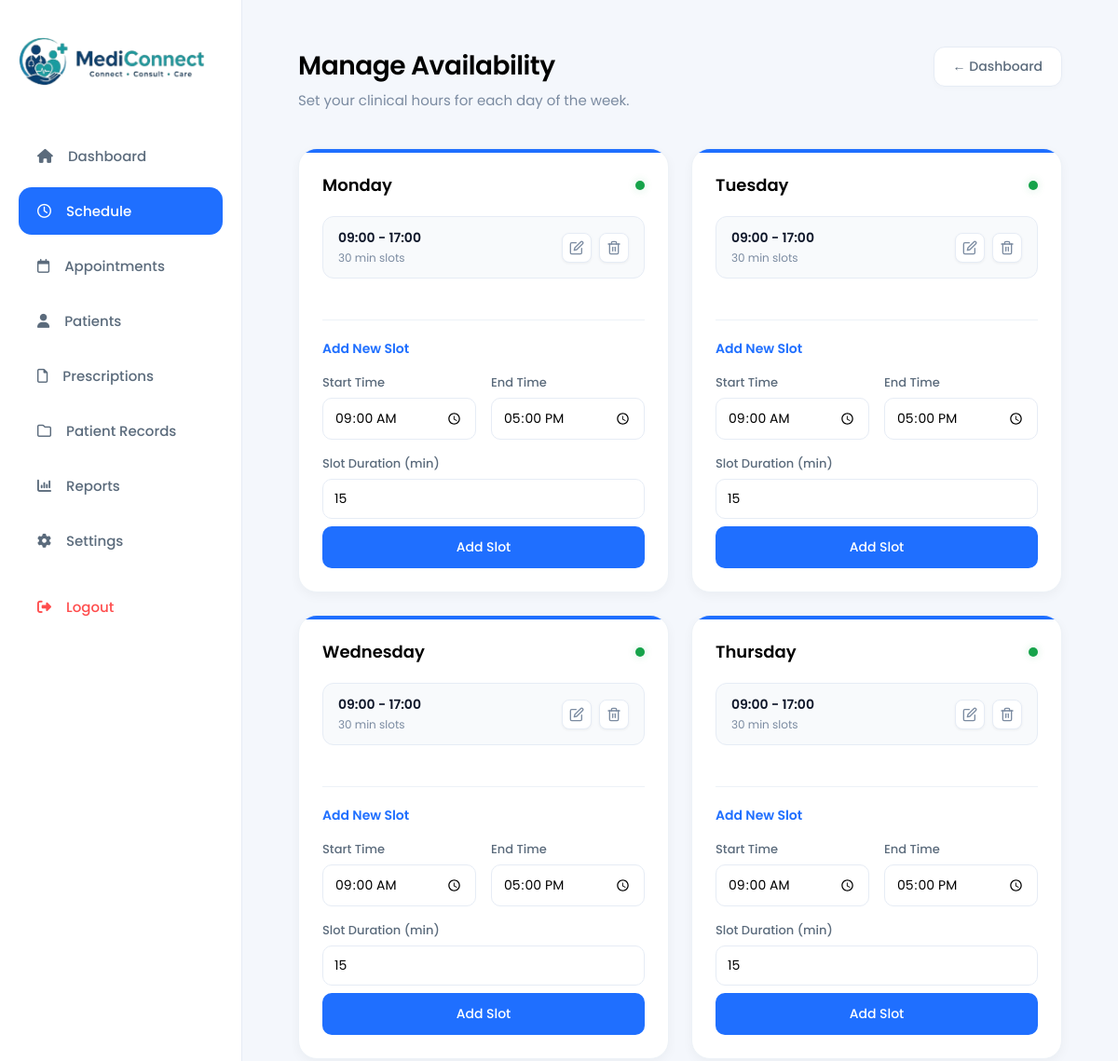
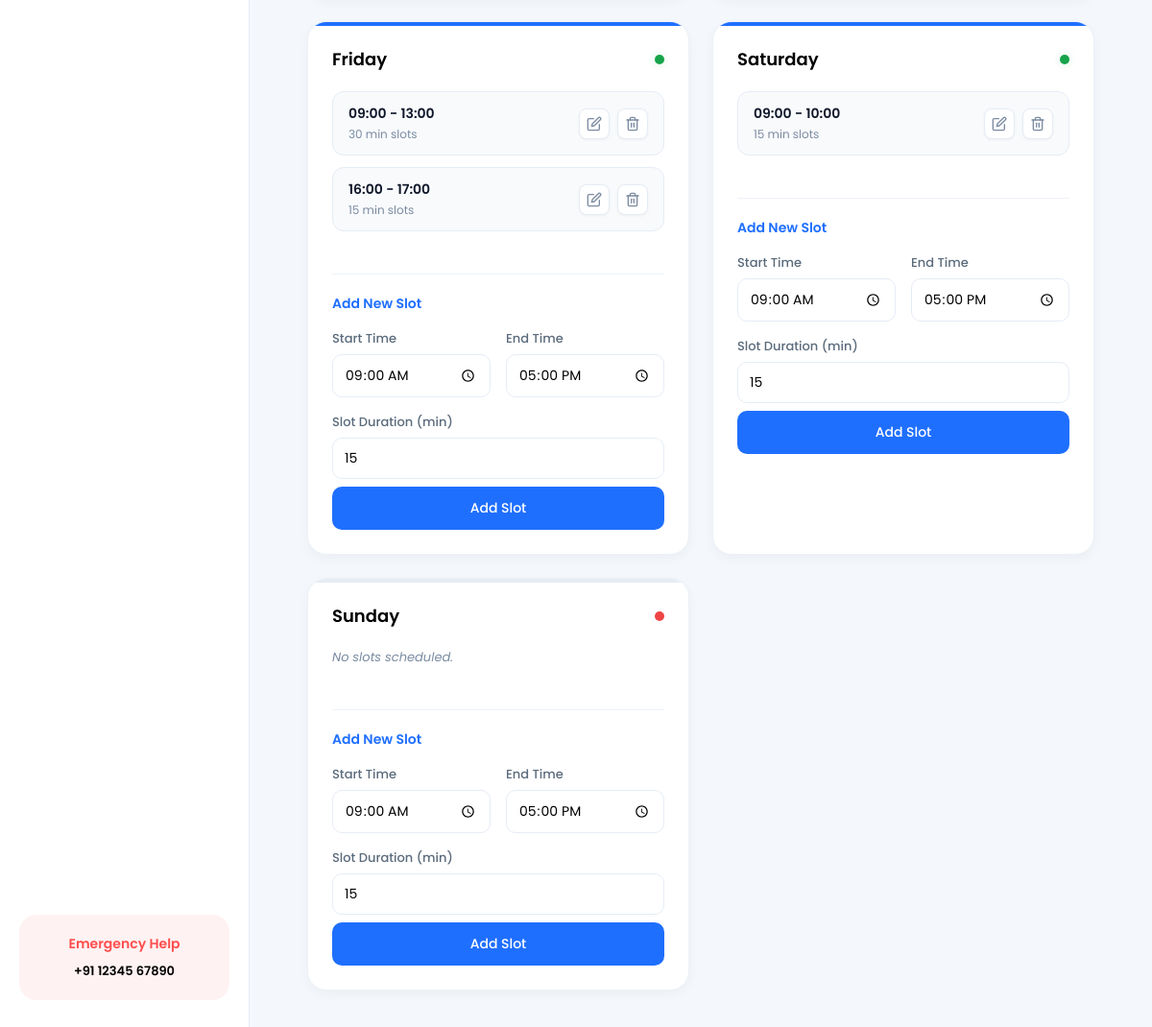
The app's page /accounts/doctor/availability/ (signed in) with its own data (2 pictures, top to bottom).
### accounts/models.py (models this page shows, shortened)
class DoctorAvailability(models.Model):
    WEEKDAYS = (
        (0, 'Monday'),
        (1, 'Tuesday'),
        (2, 'Wednesday'),
        (3, 'Thursday'),
        (4, 'Friday'),
        (5, 'Saturday'),
        (6, 'Sunday'),
    )
    doctor = models.ForeignKey(
        DoctorProfile,
        on_delete=models.CASCADE
    )
    weekday = models.IntegerField(choices=WEEKDAYS)
    start_time = models.TimeField()
    end_time = models.TimeField()
    slot_duration = models.IntegerField(
        default=15,
        help_text="Duration in minutes"
    )
    is_active = models.BooleanField(default=True)
    class Meta:
        constraints = [
            models.CheckConstraint(
                check=models.Q(
                    end_time__gt=models.F('start_time')
                ),
                name='availability_end_after_start'
            )
        ]

### accounts/views.py (the view, shortened to what this page needs)
# urls.py: path('doctor/availability/', views.manage_availability, name='manage_availability'),
@login_required
def manage_availability(request):
    if request.user.role != 'DOCTOR':
        messages.error(request, 'Access denied')
        return redirect('home')
    doctor = DoctorProfile.objects.get(user=request.user)
    availabilities = DoctorAvailability.objects.filter(doctor=doctor).order_by('weekday', 'start_time')
    avail_dict = {i: [] for i, _ in DoctorAvailability.WEEKDAYS}
    for a in availabilities:
        avail_dict[a.weekday].append(a)
    days_data = []
    for i, name in DoctorAvailability.WEEKDAYS:
        days_data.append({
            'id': i,
            'name': name,
            'slots': avail_dict.get(i, []),
            'has_data': len(avail_dict.get(i, [])) > 0
        })
    return render(request, 'accounts/manage_availability.html', {
        'doctor': doctor,
        'days_data': days_data
    })

### templates/accounts/manage_availability.html (shortened to what this page needs)
{% extends 'accounts/doctor_dashboard.html' %}
{% block doctor_main %}
<div class="schedule-container">
    <div class="schedule-header-section">
        <div class="schedule-header-text">
            <h1>Manage Availability</h1>
            <p>Set your clinical hours for each day of the week.</p>
        </div>
        <a href="{% url 'doctor_dashboard' %}" class="schedule-back-btn">← Dashboard</a>
    </div>
    <div class="schedule-calendar-grid">
        {% for day in days_data %}
        <div class="schedule-day-card {% if day.has_data %}has-data{% endif %}" id="day-card-{{ day.id }}">
            <div class="schedule-day-title">
                <h2>{{ day.name }}</h2>
                <div class="schedule-status-dot {% if day.has_data %}active{% endif %}"
                    title="{% if day.has_data %}Active{% else %}Inactive{% endif %}"></div>
            </div>
            <div class="schedule-slots-list">
                {% if day.slots %}
                {% for slot in day.slots %}
                <div class="schedule-slot-item" id="slot-{{ slot.id }}">
                    <div class="schedule-slot-info">
                        <span class="schedule-slot-time">{{ slot.start_time|time:"H:i" }} - {{ slot.end_time|time:"H:i" }}</span>
                        <span class="schedule-slot-duration">{{ slot.slot_duration }} min slots</span>
                    </div>
                    <div class="schedule-slot-actions">
                        <button type="button" class="schedule-action-btn"
                            onclick="editSlot('{{ day.id }}', '{{ slot.id }}', '{{ slot.start_time|time:'H:i' }}', '{{ slot.end_time|time:'H:i' }}', '{{ slot.slot_duration }}')"
                            title="Edit Slot">
                            <svg width="16" height="16" viewBox="0 0 24 24" fill="none" stroke="currentColor"
                                stroke-width="2" stroke-linecap="round" stroke-linejoin="round">
                                <path d="M11 4H4a2 2 0 0 0-2 2v14a2 2 0 0 0 2 2h14a2 2 0 0 0 2-2v-7"></path>
                                <path d="M18.5 2.5a2.121 2.121 0 0 1 3 3L12 15l-4 1 1-4 9.5-9.5z"></path>
                            </svg>
                        </button>
                        <form method="POST" style="display:inline;"
                            onsubmit="return confirm('Are you sure you want to delete this slot?')">
                            <button type="submit" class="schedule-action-btn delete" title="Delete Slot">
                            </button>
                        </form>
                    </div>
                </div>
                {% endfor %}
                {% else %}
                <p style="color: #7b8ba1; font-size: 13px; font-style: italic;">No slots scheduled.</p>
                {% endif %}
            </div>
            <div class="schedule-form-divider"></div>
            <form method="POST" id="form-{{ day.id }}">
                <div class="schedule-form-header">
                    <span id="form-title-{{ day.id }}">Add New Slot</span>
                </div>
                <div class="schedule-time-inputs">
                    <div class="schedule-form-group">
                        <label>Start Time</label>
                        <input type="time" name="start_time" id="start-time-{{ day.id }}" value="09:00" required>
                    </div>
                    <div class="schedule-form-group">
                        <label>End Time</label>
                        <input type="time" name="end_time" id="end-time-{{ day.id }}" value="17:00" required>
                    </div>
                </div>
                <div class="schedule-form-group">
                    <label>Slot Duration (min)</label>
                    <input type="number" name="slot_duration" id="duration-{{ day.id }}" value="15" min="5" max="120"
                        required>
                </div>
                <button type="submit" class="schedule-save-btn" id="submit-btn-{{ day.id }}">
                    Add Slot
                </button>
            </form>
        </div>
        {% endfor %}
    </div>
</div>
{% endblock %}

### templates/accounts/manage_availability.html (style rules this page uses)
.schedule-container { width: 100%; margin: 0 auto; }
.schedule-header-section { margin-bottom: 40px; display: flex; justify-content: space-between; align-items: flex-start; }
.schedule-header-text h1 { font-size: 28px; font-weight: 600; letter-spacing: -0.5px; margin-bottom: 4px; color: #000; }
.schedule-header-text p { color: #7b8ba1; font-size: 15px; }
.schedule-back-btn { padding: 10px 20px; background: white; border: 1px solid #e6ecf5; border-radius: 12px; color: #5b6b7c; text-decoration: none; font-weight: 500; font-size: 14px; transition: all 0.2s; box-shadow: 0 2px 6px rgba(0,0,0,0.02); }
.schedule-calendar-grid { display: grid; grid-template-columns: repeat(auto-fill, minmax(320px, 1fr)); gap: 24px; }
.schedule-day-card { background: white; padding: 25px; border-radius: 20px; box-shadow: 0 4px 12px rgba(0, 0, 0, 0.04); position: relative; overflow: hidden; display: flex; flex-direction: column; border: 1px solid #edf2f7; }
.schedule-day-card::before { content: ''; position: absolute; top: 0; left: 0; width: 100%; height: 4px; background: #e6ecf5; transition: background 0.3s; }
.schedule-day-card.has-data::before { background: #1f6fff; }
.schedule-day-title { display: flex; justify-content: space-between; align-items: center; margin-bottom: 20px; }
.schedule-day-title h2 { font-size: 18px; font-weight: 600; color: #000; }
.schedule-status-dot { width: 10px; height: 10px; border-radius: 50%; background: #ef4444; transition: all 0.3s; }
.schedule-status-dot.active { background: #16a34a; box-shadow: 0 0 10px rgba(22, 163, 74, 0.2); }
.schedule-slots-list { margin-bottom: 24px; display: flex; flex-direction: column; gap: 12px; }
.schedule-slot-item { background: #f8fafc; padding: 12px 16px; border-radius: 12px; display: flex; justify-content: space-between; align-items: center; border: 1px solid #e6ecf5; transition: all 0.2s; }
.schedule-slot-info { display: flex; flex-direction: column; }
.schedule-slot-time { font-weight: 600; color: #0f172a; font-size: 14px; }
.schedule-slot-duration { font-size: 12px; color: #7b8ba1; margin-top: 2px; }
.schedule-slot-actions { display: flex; gap: 8px; }
.schedule-action-btn { background: white; border: 1px solid #e6ecf5; color: #7b8ba1; cursor: pointer; width: 32px; height: 32px; border-radius: 8px; display: flex; align-items: center; justify-content: center; transition: all 0.2s; box-shadow: 0 1px 3px rgba(0,0,0,0.05); }
.schedule-form-divider { height: 1px; background: #edf2f7; margin: 20px 0; }
.schedule-form-header { font-size: 14px; font-weight: 600; margin-bottom: 16px; color: #1f6fff; display: flex; justify-content: space-between; align-items: center; }
.schedule-time-inputs { display: grid; grid-template-columns: 1fr 1fr; gap: 16px; margin-bottom: 16px; }
.schedule-form-group { display: flex; flex-direction: column; gap: 6px; }
.schedule-form-group label { font-size: 13px; font-weight: 500; color: #5b6b7c; }
.schedule-form-group input { padding: 10px 12px; border: 1px solid #e6ecf5; border-radius: 10px; font-size: 14px; color: #000; outline: none; transition: border-color 0.2s; }
.schedule-save-btn { margin-top: 8px; font-size: 14px; font-weight: 500; padding: 12px; width: 100%; background: #1f6fff; color: white; border: none; border-radius: 10px; cursor: pointer; transition: background 0.2s; }

### templates/accounts/doctor_dashboard.html (style rules this page uses)
* { margin: 0; padding: 0; box-sizing: border-box; font-family: 'Poppins', sans-serif; }
body { background: #f4f7fc; color: #000000; }

### records on screen
DoctorAvailability: start_time "09:00", end_time "17:00", slot_duration "30"
DoctorAvailability: start_time "09:00", end_time "17:00", slot_duration "30"
DoctorAvailability: start_time "09:00", end_time "17:00", slot_duration "30"
DoctorAvailability: start_time "09:00", end_time "17:00", slot_duration "30"
DoctorAvailability: start_time "09:00", end_time "13:00", slot_duration "30"
DoctorAvailability: start_time "16:00", end_time "17:00", slot_duration "15"
DoctorAvailability: start_time "09:00", end_time "10:00", slot_duration "15"

### other values on screen
{{ day.name }} "Monday" "Tuesday" "Wednesday" "Thursday" "Friday" "Saturday" "Sunday"
